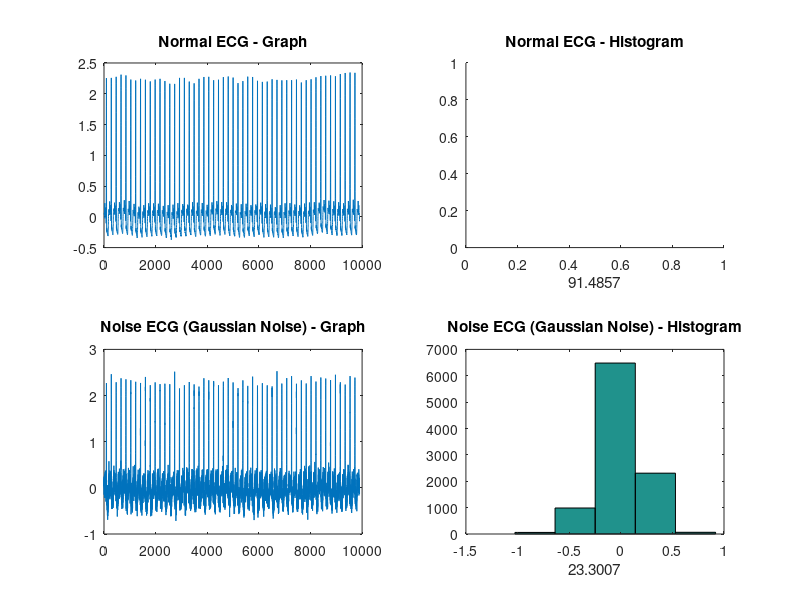

Source code (MATLAB):
clear all
close all
clc

ecg = load('ecg1.dat');

subplot(2, 2, 1)
N = length(ecg);
fs = 250;
plot(ecg)
title('Normal ECG - Graph');

ecgDiff = diff(ecg);
subplot(2, 2, 2)
title('Normal ECG - Histogram');
h = hist(ecgDiff, 5);
valueOnZero = h(4);
str = num2str((valueOnZero/N) * 100);
xlabel(str);

ecg = awgn(ecg, 10, 'measured');
subplot(2, 2, 3)
plot(ecg);
title('Noise ECG (Gaussian Noise) - Graph');

ecgDiff = diff(ecg);
subplot(2, 2, 4)
hist(ecgDiff, 5);
title('Noise ECG (Gaussian Noise) - Histogram');
h = hist(ecgDiff, 5);
valueOnZero = h(4);
str = num2str((valueOnZero/N) * 100);
xlabel(str)